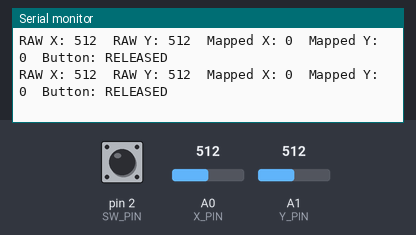
The sketch below on a simulated Arduino Leonardo, built with avr-gcc and run on an emulated ATmega32U4. Parts: the last lines printed to the serial monitor. The test bench sets the inputs (shaded band); at power-on: pin 2 (SW_PIN) HIGH, A0 (X_PIN) = 512, A1 (Y_PIN) = 512.

Above: at 1.2 s.
1.3 s: pin 2 (SW_PIN) pulled LOW for 0.15 s
At 1.45 s:
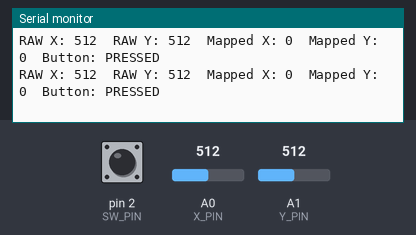
2.9 s: A0 (X_PIN) set to 716
At 2.98 s:
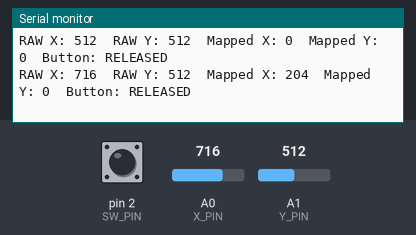
4.4 s: A1 (Y_PIN) set to 716
At 4.41 s:
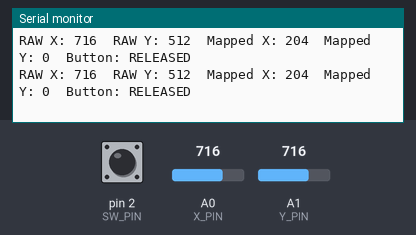
5.9 s: pin 2 (SW_PIN) pulled LOW for 1 s
At 5.95 s:
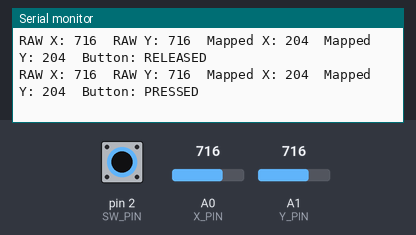
9.9 s: A0 (X_PIN) set to 306
At 9.95 s:
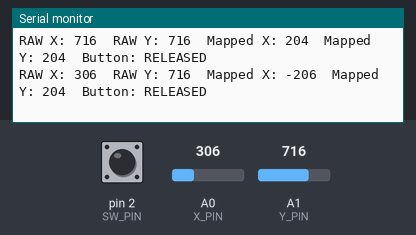
12.9 s: A1 (Y_PIN) set to 900
At 12.92 s:
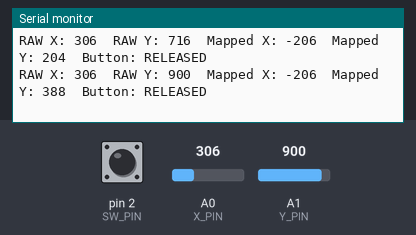
Timing chart, 0 to 15.4 s (numbered marks = the images above; inputs shaded):
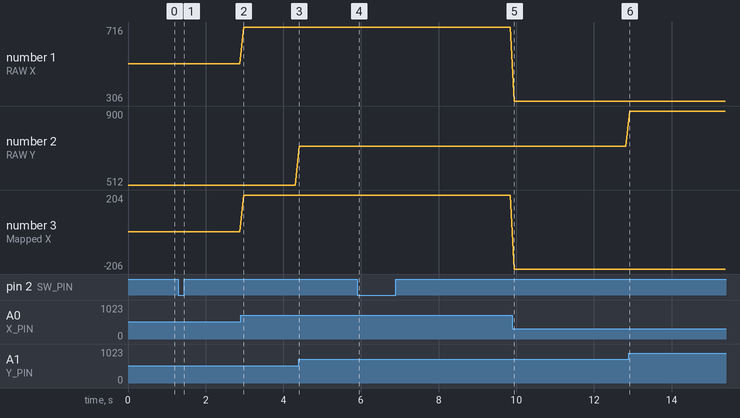

Measured:
- after the input at 1.3 s, the serial monitor: prints a new line at once (image 1)
- after the input at 2.9 s, the serial monitor: prints a new line after 0.08 s (image 2)
- after the input at 5.9 s, the serial monitor: prints a new line after 0.05 s (image 4)
- after the input at 9.9 s, the serial monitor: prints a new line after 0.05 s (image 5)
- after the input at 12.9 s, the serial monitor: prints a new line at once (image 6)
- plotted number 1: 512 → 716 after the input at 2.9 s, 716 → 306 after the input at 9.9 s
- plotted number 2: 716 → 900 after the input at 12.9 s
- plotted number 3: 0 → 204 after the input at 2.9 s, 204 → -206 after the input at 9.9 s

The sketch:

leonardor3joystickserial.ino
```cpp
/*
 * Arduino Leonardo R3 - Analogue Joystick Reader
 * Reads X, Y coordinates and the integrated push button.
 */

// Define Pin Allocations
const int X_PIN = A0;  // X-Axis analogue input
const int Y_PIN = A1;  // Y-Axis analogue input
const int SW_PIN = 2;  // Digital input for the push button switch

// Calibration Constants
const int CENTER_VAL = 512; // Ideal joystick midpoint
const int DEADZONE = 15;     // Restricts center jitter/drift (-15 to +15)

void setup() {
  // Initialize USB Serial Communication for Leonardo
  Serial.begin(921600);
  while (!Serial) {
    ; // Wait for the serial port to connect (Leonardo specific requirement)
  }

  // Configure Pins
  pinMode(X_PIN, INPUT);
  pinMode(Y_PIN, INPUT);

  // Use INPUT_PULLUP so the pin defaults to HIGH.
  // When pressed, the circuit closes to GND and reads LOW.
  pinMode(SW_PIN, INPUT_PULLUP);

  Serial.println("Joystick initialization complete.");
}

void loop() {
  // 1. Physical Execution: Read the raw 10-bit analogue signals (0 to 1023)
  int rawX = analogRead(X_PIN);
  int rawY = analogRead(Y_PIN);

  // Read the active-low digital switch status (0 = Pressed, 1 = Idle)
  bool buttonState = digitalRead(SW_PIN);

  // 2. Visual Interpretation & Deductive Logic: Map to cartesian coordinates (-512 to 512)
  int xVal = rawX - CENTER_VAL;
  int yVal = rawY - CENTER_VAL;

  // Apply deadzone processing to filter out minor mechanical variance at rest
  if (abs(xVal) < DEADZONE) xVal = 0;
  if (abs(yVal) < DEADZONE) yVal = 0;

  // 3. Diagnostic Data Output
  Serial.print("RAW X: ");    Serial.print(rawX);
  Serial.print("\tRAW Y: ");  Serial.print(rawY);
  Serial.print("\tMapped X: "); Serial.print(xVal);
  Serial.print("\tMapped Y: "); Serial.print(yVal);
  Serial.print("\tButton: ");

  if (buttonState == LOW) {
    Serial.println("PRESSED");
  } else {
    Serial.println("RELEASED");
  }

  // Micro-progressive polling frequency (10Hz)
  delay(100);
}
```
